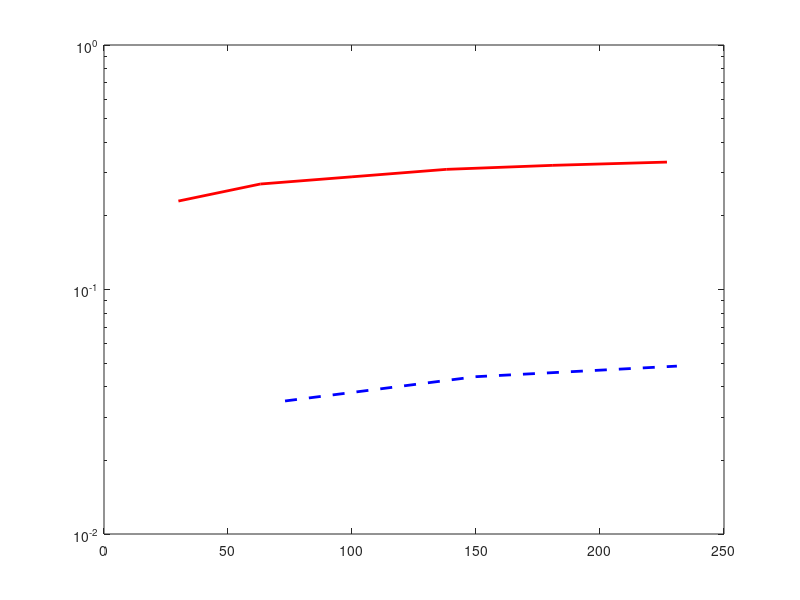

Write the MATLAB code that produced this figure. (Note: this script raises an error after producing the figure.)
% sum_f_seq_OGD = load('./OGD/sum_f_seq.txt','-ascii');
% sum_time_seq_OGD = load('./OGD/sum_time_seq.txt','-ascii');
% sum_f_seq_OMGD = load('./OMGD/sum_f_seq.txt','-ascii');
% sum_time_seq_OMGD = load('./OMGD/sum_time_seq.txt','-ascii');
% sum_f_seq_MOGD = load('./MOGD/sum_f_seq.txt','-ascii');
% %sum_f_seq_MOGD = [sum_f_seq_MOGD; sum_f_seq_MOGD(length(sum_f_seq_MOGD))*ones(2,1)];
% sum_time_seq_MOGD = load('./MOGD/sum_time_seq.txt','-ascii');
% sum_f_seq_NAGM = load('./NAGM/sum_f_seq.txt','-ascii');
% %sum_f_seq_NAGM = [sum_f_seq_NAGM; sum_f_seq_NAGM(length(sum_f_seq_NAGM))*ones(11,1)];
% sum_time_seq_NAGM = load('./NAGM/sum_time_seq.txt','-ascii');
%kappa = 2.5e4, real dataset: skin
sum_time_seq_OGD = [30 63 100 138 181 227];
sum_f_seq_OGD = [0.23 0.27 0.289 0.31 0.322 0.332];

sum_time_seq_OMGD = [73 150 231 ];
sum_f_seq_OMGD = [0.035 0.044 0.0486];

sum_time_seq_MOGD = [ ];
sum_f_seq_MOGD = [0.08 0.1 0.11 0.12 0.126 0.13];

model_opt = 'logistic_regression';
if strcmp(model_opt,'logistic_regression')
    
    %var = 0.01
    
    semilogy(sum_time_seq_OGD, sum_f_seq_OGD, '-r','LineWidth', 2);
    hold on;
    semilogy(sum_time_seq_OMGD, sum_f_seq_OMGD, '--b','LineWidth', 2);
    hold on;
    
    semilogy(sum_time_seq_MOGD, sum_f_seq_MOGD, ':k','LineWidth', 2);
    hold on;
    %semilogy(sum_time_seq_NAGM, sum_f_seq_NAGM, ':k','LineWidth', 2);
    %hold on;
    
    
    xlabel('CPU seconds', 'fontsize', 18);
    ylabel('Dynamic regret', 'fontsize', 18 );
    %set(gca,'ytick',[1e-9 1e-7 1e-5 1e-3 1e-1 1e1 1e3]);
    %set(gca,'yticklabel',{'Two','Four','Five','Seven'});
    axis([14 109 1e-2 10]);
    %$$ \mathcal{P}_T^{\ast} $$
    h = legend('OGD', ...
        'OMGD', ...
        'MOGD', ...
        'Location', 'southeast');
    
    set(h,'Interpreter','latex');
    
    set(gca,'FontSize',20);
    
    
    
    
end
